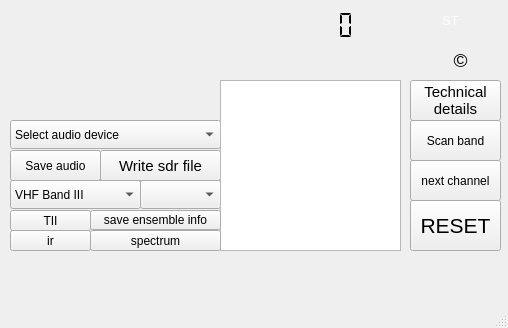
<?xml version="1.0" encoding="UTF-8"?>
<ui version="4.0">
 <class>sdrplayDAB</class>
 <widget class="QMainWindow" name="sdrplayDAB">
  <property name="geometry">
   <rect>
    <x>0</x>
    <y>0</y>
    <width>508</width>
    <height>328</height>
   </rect>
  </property>
  <property name="windowTitle">
   <string>sdrplayDAB</string>
  </property>
  <widget class="QWidget" name="centralwidget">
   <widget class="QComboBox" name="streamoutSelector">
    <property name="geometry">
     <rect>
      <x>10</x>
      <y>120</y>
      <width>211</width>
      <height>29</height>
     </rect>
    </property>
    <property name="toolTip">
     <string>&lt;html&gt;&lt;head/&gt;&lt;body&gt;&lt;p&gt;Select a device (channel) for the audio output. On program start up a default is chosen.&lt;/p&gt;&lt;/body&gt;&lt;/html&gt;</string>
    </property>
    <item>
     <property name="text">
      <string>Select audio device</string>
     </property>
    </item>
   </widget>
   <widget class="QComboBox" name="bandSelector">
    <property name="geometry">
     <rect>
      <x>10</x>
      <y>180</y>
      <width>131</width>
      <height>29</height>
     </rect>
    </property>
    <property name="toolTip">
     <string>&lt;html&gt;&lt;head/&gt;&lt;body&gt;&lt;p&gt;Select a DAB band.&lt;/p&gt;&lt;p&gt;The default is VHF Band III (174–230 MHz).&lt;/p&gt;&lt;p&gt;Alternatively, the L Band may be selected (1452 bis 1492 MHz, but only used in very few countries like Czech Republic).&lt;/p&gt;&lt;/body&gt;&lt;/html&gt;</string>
    </property>
    <item>
     <property name="text">
      <string>VHF Band III</string>
     </property>
    </item>
    <item>
     <property name="text">
      <string>L Band</string>
     </property>
    </item>
   </widget>
   <widget class="QPushButton" name="audioDumpButton">
    <property name="geometry">
     <rect>
      <x>10</x>
      <y>150</y>
      <width>91</width>
      <height>31</height>
     </rect>
    </property>
    <property name="toolTip">
     <string>&lt;html&gt;&lt;head/&gt;&lt;body&gt;&lt;p&gt;Push this button to save audio output into a file. First push will show a menu for file selection. &lt;/p&gt;&lt;p&gt;Push again to stop recording.&lt;/p&gt;&lt;/body&gt;&lt;/html&gt;</string>
    </property>
    <property name="text">
     <string>Save audio</string>
    </property>
   </widget>
   <widget class="QPushButton" name="dumpButton">
    <property name="geometry">
     <rect>
      <x>100</x>
      <y>150</y>
      <width>121</width>
      <height>31</height>
     </rect>
    </property>
    <property name="font">
     <font>
      <pointsize>11</pointsize>
     </font>
    </property>
    <property name="toolTip">
     <string>&lt;html&gt;&lt;head/&gt;&lt;body&gt;&lt;p&gt;Push this button to save the raw input. Pushing will cause a menu to appear where a filename can be selected. Please note the big filesizes!&lt;/p&gt;&lt;p&gt;Push again to stop recording. You can reload it by using the file input (*.sdr) option. &lt;/p&gt;&lt;/body&gt;&lt;/html&gt;</string>
    </property>
    <property name="text">
     <string>Write sdr file</string>
    </property>
   </widget>
   <widget class="QComboBox" name="channelSelector">
    <property name="geometry">
     <rect>
      <x>140</x>
      <y>180</y>
      <width>81</width>
      <height>29</height>
     </rect>
    </property>
    <property name="toolTip">
     <string>&lt;html&gt;&lt;head/&gt;&lt;body&gt;&lt;p&gt;Select the DAB channel.&lt;/p&gt;&lt;p&gt;This depends on the band chosen.&lt;/p&gt;&lt;/body&gt;&lt;/html&gt;</string>
    </property>
   </widget>
   <widget class="QLabel" name="timeDisplay">
    <property name="geometry">
     <rect>
      <x>10</x>
      <y>100</y>
      <width>211</width>
      <height>21</height>
     </rect>
    </property>
    <property name="text">
     <string/>
    </property>
   </widget>
   <widget class="QLabel" name="dynamicLabel">
    <property name="geometry">
     <rect>
      <x>20</x>
      <y>260</y>
      <width>461</width>
      <height>41</height>
     </rect>
    </property>
    <property name="toolTip">
     <string>&lt;html&gt;&lt;head/&gt;&lt;body&gt;&lt;p&gt;Dynamic label (DLS)&lt;/p&gt;&lt;p&gt;The selected program may carry some textual information, that information is displayed here.&lt;/p&gt;&lt;/body&gt;&lt;/html&gt;</string>
    </property>
    <property name="frameShape">
     <enum>QFrame::NoFrame</enum>
    </property>
    <property name="frameShadow">
     <enum>QFrame::Plain</enum>
    </property>
    <property name="text">
     <string/>
    </property>
    <property name="alignment">
     <set>Qt::AlignLeading|Qt::AlignLeft|Qt::AlignVCenter</set>
    </property>
    <property name="wordWrap">
     <bool>true</bool>
    </property>
    <property name="openExternalLinks">
     <bool>true</bool>
    </property>
    <property name="textInteractionFlags">
     <set>Qt::LinksAccessibleByKeyboard|Qt::LinksAccessibleByMouse|Qt::TextBrowserInteraction|Qt::TextSelectableByKeyboard|Qt::TextSelectableByMouse</set>
    </property>
   </widget>
   <widget class="QPushButton" name="resetButton">
    <property name="geometry">
     <rect>
      <x>410</x>
      <y>200</y>
      <width>91</width>
      <height>51</height>
     </rect>
    </property>
    <property name="font">
     <font>
      <pointsize>16</pointsize>
     </font>
    </property>
    <property name="toolTip">
     <string>&lt;html&gt;&lt;head/&gt;&lt;body&gt;&lt;p&gt;Reset player&lt;/p&gt;&lt;/body&gt;&lt;/html&gt;</string>
    </property>
    <property name="text">
     <string>RESET</string>
    </property>
   </widget>
   <widget class="QListView" name="ensembleDisplay">
    <property name="geometry">
     <rect>
      <x>220</x>
      <y>80</y>
      <width>181</width>
      <height>171</height>
     </rect>
    </property>
   </widget>
   <widget class="QLabel" name="versionName">
    <property name="geometry">
     <rect>
      <x>220</x>
      <y>50</y>
      <width>181</width>
      <height>31</height>
     </rect>
    </property>
    <property name="font">
     <font>
      <family>DejaVu Sans Mono</family>
      <pointsize>10</pointsize>
      <weight>75</weight>
      <italic>true</italic>
      <bold>true</bold>
     </font>
    </property>
    <property name="toolTip">
     <string>&lt;html&gt;&lt;head/&gt;&lt;body&gt;&lt;p&gt;Copyright (C) 2016, 2017 Jan van Katwijk (J.vanKatwijk@gmail.com), Lazy Chair Programming&lt;/p&gt;&lt;p&gt;Qt-DAB is free software; you can redistribute it and/or modify it under the terms of the GNU General Public License as published by the Free Software Foundation; either version 2 of the License, or (at your option) any later version.&lt;br/&gt;&lt;/p&gt;&lt;/body&gt;&lt;/html&gt;</string>
    </property>
    <property name="text">
     <string/>
    </property>
   </widget>
   <widget class="QLCDNumber" name="ensembleId">
    <property name="geometry">
     <rect>
      <x>290</x>
      <y>10</y>
      <width>71</width>
      <height>31</height>
     </rect>
    </property>
    <property name="toolTip">
     <string>&lt;html&gt;&lt;head/&gt;&lt;body&gt;&lt;p&gt;Ensemble ID&lt;/p&gt;&lt;p&gt;The hecadecimal number shows the ensemble ID.&lt;/p&gt;&lt;/body&gt;&lt;/html&gt;</string>
    </property>
    <property name="frameShape">
     <enum>QFrame::NoFrame</enum>
    </property>
    <property name="digitCount">
     <number>4</number>
    </property>
    <property name="mode">
     <enum>QLCDNumber::Hex</enum>
    </property>
    <property name="segmentStyle">
     <enum>QLCDNumber::Flat</enum>
    </property>
   </widget>
   <widget class="QLabel" name="ensembleName">
    <property name="geometry">
     <rect>
      <x>20</x>
      <y>10</y>
      <width>221</width>
      <height>31</height>
     </rect>
    </property>
    <property name="font">
     <font>
      <family>DejaVu Sans</family>
      <pointsize>16</pointsize>
     </font>
    </property>
    <property name="toolTip">
     <string>&lt;html&gt;&lt;head/&gt;&lt;body&gt;&lt;p&gt;Ensemble name&lt;/p&gt;&lt;/body&gt;&lt;/html&gt;</string>
    </property>
    <property name="text">
     <string/>
    </property>
    <property name="textInteractionFlags">
     <set>Qt::LinksAccessibleByMouse|Qt::TextSelectableByMouse</set>
    </property>
   </widget>
   <widget class="QLabel" name="stereoLabel">
    <property name="geometry">
     <rect>
      <x>430</x>
      <y>10</y>
      <width>41</width>
      <height>21</height>
     </rect>
    </property>
    <property name="palette">
     <palette>
      <active>
       <colorrole role="WindowText">
        <brush brushstyle="SolidPattern">
         <color alpha="255">
          <red>255</red>
          <green>255</green>
          <blue>255</blue>
         </color>
        </brush>
       </colorrole>
       <colorrole role="Text">
        <brush brushstyle="SolidPattern">
         <color alpha="255">
          <red>255</red>
          <green>255</green>
          <blue>255</blue>
         </color>
        </brush>
       </colorrole>
      </active>
      <inactive>
       <colorrole role="WindowText">
        <brush brushstyle="SolidPattern">
         <color alpha="255">
          <red>255</red>
          <green>255</green>
          <blue>255</blue>
         </color>
        </brush>
       </colorrole>
       <colorrole role="Text">
        <brush brushstyle="SolidPattern">
         <color alpha="255">
          <red>255</red>
          <green>255</green>
          <blue>255</blue>
         </color>
        </brush>
       </colorrole>
      </inactive>
      <disabled>
       <colorrole role="WindowText">
        <brush brushstyle="SolidPattern">
         <color alpha="255">
          <red>190</red>
          <green>190</green>
          <blue>190</blue>
         </color>
        </brush>
       </colorrole>
       <colorrole role="Text">
        <brush brushstyle="SolidPattern">
         <color alpha="255">
          <red>190</red>
          <green>190</green>
          <blue>190</blue>
         </color>
        </brush>
       </colorrole>
      </disabled>
     </palette>
    </property>
    <property name="font">
     <font>
      <pointsize>10</pointsize>
     </font>
    </property>
    <property name="toolTip">
     <string>&lt;html&gt;&lt;head/&gt;&lt;body&gt;&lt;p&gt;Stereo label&lt;/p&gt;&lt;p&gt;Green means that the program is in stereo.&lt;br/&gt;Red means no audio or mono transmission.&lt;/p&gt;&lt;/body&gt;&lt;/html&gt;</string>
    </property>
    <property name="frameShape">
     <enum>QFrame::NoFrame</enum>
    </property>
    <property name="text">
     <string>ST</string>
    </property>
    <property name="alignment">
     <set>Qt::AlignCenter</set>
    </property>
   </widget>
   <widget class="QPushButton" name="showProgramData">
    <property name="geometry">
     <rect>
      <x>410</x>
      <y>80</y>
      <width>91</width>
      <height>41</height>
     </rect>
    </property>
    <property name="font">
     <font>
      <pointsize>11</pointsize>
     </font>
    </property>
    <property name="toolTip">
     <string>&lt;html&gt;&lt;head/&gt;&lt;body&gt;&lt;p&gt;Push this button for further technical information about the selected program&lt;/p&gt;&lt;p&gt;Push again for closing the pop-up-window.&lt;/p&gt;&lt;/body&gt;&lt;/html&gt;</string>
    </property>
    <property name="text">
     <string>Technical
details</string>
    </property>
   </widget>
   <widget class="QPushButton" name="scanButton">
    <property name="geometry">
     <rect>
      <x>410</x>
      <y>120</y>
      <width>91</width>
      <height>41</height>
     </rect>
    </property>
    <property name="toolTip">
     <string>&lt;html&gt;&lt;head/&gt;&lt;body&gt;&lt;p&gt;Push this button for starting a scan over the channels in the current selected band (default VHF Band III or optionally L-Band)&lt;/p&gt;&lt;p&gt;Scanning will continue until an active DAB or DAB+ signal is found.&lt;/p&gt;&lt;p&gt;Push again to stop scanning.&lt;/p&gt;&lt;/body&gt;&lt;/html&gt;</string>
    </property>
    <property name="text">
     <string>Scan band</string>
    </property>
   </widget>
   <widget class="QLabel" name="label">
    <property name="geometry">
     <rect>
      <x>440</x>
      <y>50</y>
      <width>41</width>
      <height>21</height>
     </rect>
    </property>
    <property name="font">
     <font>
      <pointsize>14</pointsize>
     </font>
    </property>
    <property name="toolTip">
     <string>&lt;html&gt;&lt;head/&gt;&lt;body&gt;&lt;p&gt;sdrplayDAB copyright:&lt;/p&gt;&lt;p&gt;J van Katwijk, Lazy Chair Computing. J.vanKatwijk@gmail.com&lt;/p&gt;&lt;p&gt;Copyright of the Qt toolkit used: the Qt Company&lt;/p&gt;&lt;p&gt;Copyright of the libraries used for SDRplay, rtl-sdr based sticks, AIRspy, portaudio, libsndfile and libsamplerate to their developers&lt;/p&gt;&lt;p&gt;Copyright of the MP2 library used Martin J Fiedler&lt;/p&gt;&lt;p&gt;Copyright of the firecode checker: Gnu Radio&lt;/p&gt;&lt;p&gt;Copyright of the viterbi decoder kernel: the Spiral project&lt;/p&gt;&lt;p&gt;Copyright of the Reed Solomon Decoder software: Phil Karns&lt;/p&gt;&lt;p&gt;All copyrights gratefully acknowledged&lt;/p&gt;&lt;p&gt;&lt;br/&gt;&lt;/p&gt;&lt;p&gt;sdrplayDAB is distributed in the hope that it will be useful, but WITHOUT ANY WARRANTY; without even the implied warranty of MERCHANTABILITY or FITNESS FOR A PARTICULAR PURPOSE. See the GNU General Public License for more details.&lt;/p&gt;&lt;p&gt;&lt;br/&gt;&lt;/p&gt;&lt;/body&gt;&lt;/html&gt;</string>
    </property>
    <property name="text">
     <string>©</string>
    </property>
    <property name="alignment">
     <set>Qt::AlignCenter</set>
    </property>
   </widget>
   <widget class="QPushButton" name="saveEnsembleData">
    <property name="geometry">
     <rect>
      <x>90</x>
      <y>210</y>
      <width>131</width>
      <height>20</height>
     </rect>
    </property>
    <property name="toolTip">
     <string>&lt;html&gt;&lt;head/&gt;&lt;body&gt;&lt;p&gt;This will open a 'save as ... dialog' where you can store the content of the current DAB ensemble (Audio and Data) in a text file.&lt;/p&gt;&lt;/body&gt;&lt;/html&gt;</string>
    </property>
    <property name="text">
     <string>save ensemble info</string>
    </property>
   </widget>
   <widget class="QPushButton" name="nextChannelButton">
    <property name="geometry">
     <rect>
      <x>410</x>
      <y>160</y>
      <width>91</width>
      <height>41</height>
     </rect>
    </property>
    <property name="toolTip">
     <string>&lt;html&gt;&lt;head/&gt;&lt;body&gt;&lt;p&gt;Push this button for selecting the next channel in the current band.&lt;/p&gt;&lt;/body&gt;&lt;/html&gt;</string>
    </property>
    <property name="text">
     <string>next channel</string>
    </property>
   </widget>
   <widget class="QPushButton" name="tiiButton">
    <property name="geometry">
     <rect>
      <x>10</x>
      <y>210</y>
      <width>81</width>
      <height>21</height>
     </rect>
    </property>
    <property name="toolTip">
     <string>&lt;html&gt;&lt;head/&gt;&lt;body&gt;&lt;p&gt;If configured - pushing this button will switch the spectrum display between &amp;quot;regular&amp;quot; and a spectrum showing the &amp;quot;null symbol&amp;quot; period. In the console window the pattern, main ID and sub ID of the TII will be displayed.&lt;/p&gt;&lt;/body&gt;&lt;/html&gt;</string>
    </property>
    <property name="text">
     <string>TII</string>
    </property>
   </widget>
   <widget class="QPushButton" name="show_irButton">
    <property name="geometry">
     <rect>
      <x>10</x>
      <y>230</y>
      <width>81</width>
      <height>21</height>
     </rect>
    </property>
    <property name="text">
     <string>ir</string>
    </property>
   </widget>
   <widget class="QPushButton" name="show_spectrumButton">
    <property name="geometry">
     <rect>
      <x>90</x>
      <y>230</y>
      <width>131</width>
      <height>21</height>
     </rect>
    </property>
    <property name="toolTip">
     <string>&lt;html&gt;&lt;head/&gt;&lt;body&gt;&lt;p&gt;The spectrum and the constellation of the DAB signal is shown when pressing this button. Pressing it&lt;/p&gt;&lt;p&gt;again will cause the spectrum and constellation to be invisible.&lt;/p&gt;&lt;/body&gt;&lt;/html&gt;</string>
    </property>
    <property name="text">
     <string>spectrum</string>
    </property>
   </widget>
   <widget class="QLabel" name="serviceLabel">
    <property name="geometry">
     <rect>
      <x>20</x>
      <y>50</y>
      <width>201</width>
      <height>31</height>
     </rect>
    </property>
    <property name="font">
     <font>
      <family>DejaVu Sans</family>
      <pointsize>16</pointsize>
     </font>
    </property>
    <property name="text">
     <string/>
    </property>
   </widget>
  </widget>
  <widget class="QStatusBar" name="statusbar"/>
 </widget>
 <resources/>
 <connections/>
</ui>
